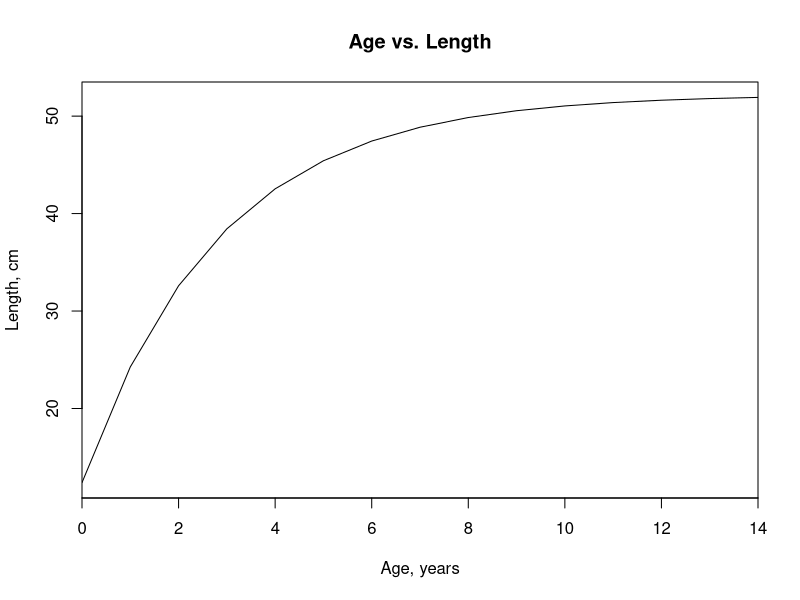
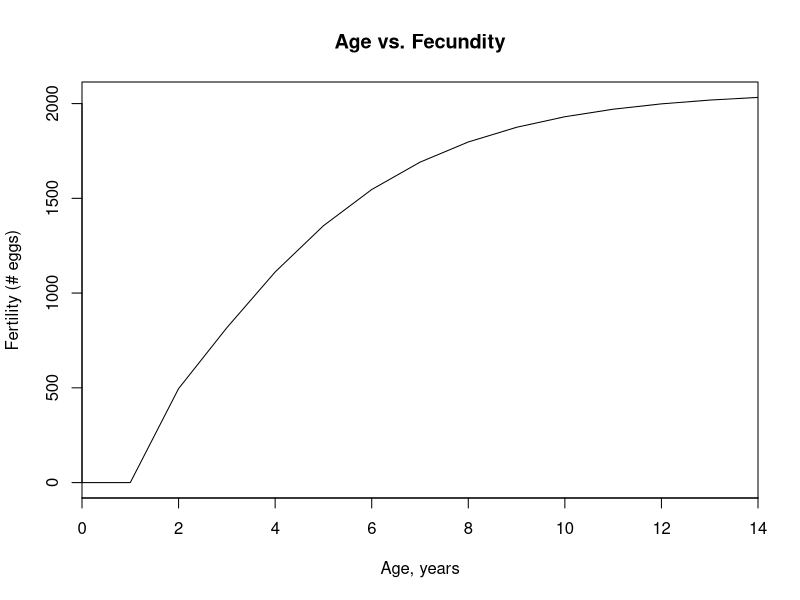
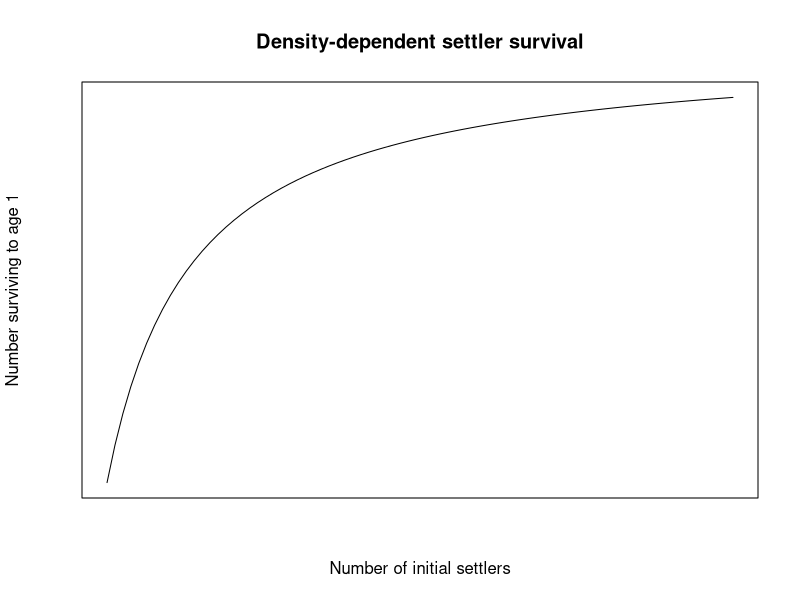
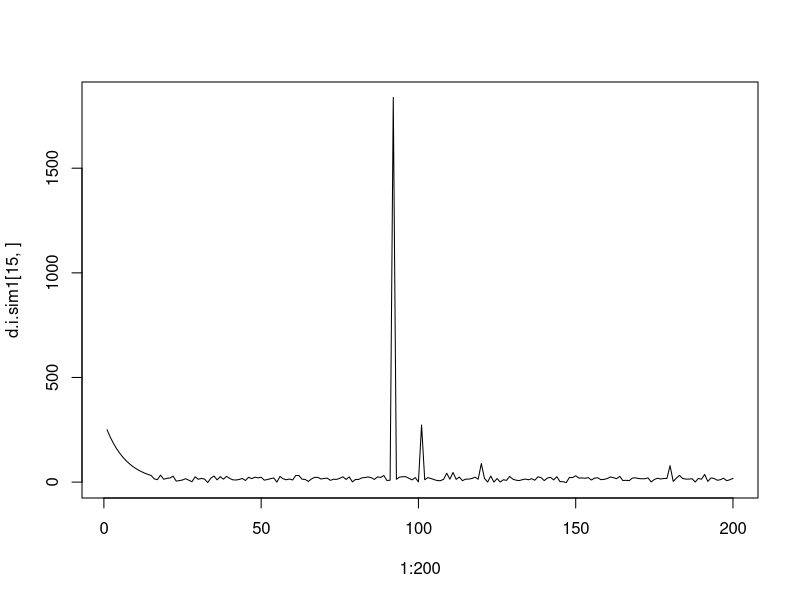

The R script that drew these images, in order:
## ---- chunk 1
max.age <- 14 # max age class (number of age classes will be this plus 1 (for age 0)
gamma <- 0.125 # proportion of settling larvae that survive the first year
ext <- 1000 # number of externally supplied larvae
e.vec <- c(1,rep(0,(max.age))) # allows addition of external larvae to the matrix
ret <- 0.5 # proportion of locally produced larvae that return (self-seeding proportion)
p.vec <- c(1,rep(0.863,max.age)) # survivorship vector (p.vec[i] is the survival from age i-2 to i-1)

## Rate of self-recruitment
a <- 0.001

## Von Bertalanffy parameters
Linf <- 52.2 #L infinity, asymptotic length
K <- 0.354 #growth rate
t0 <- -0.766 #theoretical age at zero length
vb <- c(Linf, K, t0) #concatenated 3 V-B growth params

## Fecundity/fertility/length relationship
repr.age <- 2 #age at first reproduction
f1 <- 0.0129
f2 <- 3.03

## Beverton-Holt parameter, for density-dependent model
B <- .0001 # (B-H beta parameter)

## ---- chunk 2
vb.growth <- function(age.vec,vb)  { 
  ## function that takes an age vector and a vector of V-B params, c(Linf, K, t0)
  ## returns a vector of lengths
  lengths <- sapply(age.vec, function(x) vb[1]*(1-exp(-vb[2]*(x-vb[3]))))
  return(lengths)
  }

## with our parameters:
l.vec <- vb.growth(age.vec=0:max.age,vb=vb) #vector of lengths (to be used later)
plot(0:max.age,l.vec,main="Age vs. Length",type='l',xlab='Age, years',ylab='Length, cm',
     xaxs='i')
## ---- chunk 3
fert <- function(age.vec, vb, repr.age, f1,f2) {
  ## function that builds on VB equation above, taking three more parameters to calculate fertility
  ## as a function of age.
  ## From Armsworth (2002) and Sadovy (1996)
  l.vec <- vb.growth(age.vec=age.vec,vb=vb)
  f <- sapply(l.vec, function(x) f1*x^f2)
  f[1:repr.age] <- 0
  return(f)
}

# with our parameters:
f.vec <- fert(age.vec=0:max.age,vb=vb,repr.age=repr.age,f1=f1,f2=f2)
plot(0:max.age,f.vec,main="Age vs. Fecundity",type='l',xlab='Age, years',ylab='Fertility (# eggs)',
     xaxs='i')
## ---- chunk 4
net.R <- function(f.vec,p.vec) {
  p.cum <- numeric()
  for (i in 1:(max.age+1)) { #cumulative survival (i.e. vector of prob. surviving age 0:x)
    p.cum[i] <- prod(p.vec[1:i])
  }
  R <- sum(f.vec*p.cum)
  return(R)
}
## ---- chunk 5
M.di <- function (a, gamma, f.vec, p.vec) {
  M=matrix(nrow=max.age+1,ncol=max.age+1)
  r1 <- f.vec*a*gamma #first row, allowing for a partially open population and settler mortality in year 1
  M[1,] <-r1
  for (i in 2:(max.age+1)) { #rows 2 to max age
    row <- numeric(max.age+1)
    row[i-1] <- p.vec[i]
    M[i,] <- row
  }
  return(M)
}
## ---- chunk 6
S.dd <- function(a,f.vec,n.vec,ext) {
  a*sum(f.vec*n.vec)+ext
}

G <- function(a,f.vec,n.vec,ext,gamma,B) { #utilizes the S(t) equation above
  s <- S.dd(a,f.vec,n.vec,ext)
  out <- (gamma*s)/(1+B*s)
  return(out)
}
## ---- chunk 7
n.vec.test <- seq(1,4000,by=50)
G.test <- sapply(n.vec.test,G,B=B,a=a,f.vec=f.vec,ext=ext,gamma=gamma)
plot(n.vec.test,G.test, type='l',xaxt='n',yaxt='n', main='Density-dependent settler survival',xlab='Number of initial settlers', ylab='Number surviving to age 1')
## ---- chunk 8
M.dd <- function (a, gamma, f.vec, p.vec,n.vec,ext, B) {
  M=matrix(nrow=max.age+1,ncol=max.age+1)
  ## Calls the G(S) function, which requires 3 new params: n.vec, ext, and B
  g <- G(a=a,f.vec=f.vec,n.vec=n.vec,ext=ext,gamma=gamma,B=B)
  r1 <- f.vec*a*g #first row, allowing for a partially open population and settler mortality in year 1
  M[1,] <-r1
  for (i in 2:(max.age+1)) { #rows 2 to max age
    row <- numeric(max.age+1)
    row[i-1] <- p.vec[i]
    M[i,] <- row
  }
  return(M)
}
## ---- chunk 9
d.i.sim1 <- matrix(nrow=(max.age+1), ncol=200)
d.i.simtot <- numeric()
Ninit <- rep(250,15)
d.i.sim1[,1] <- Ninit
d.i.simtot <- sum(Ninit)
for (i in 1:199) {
  a.rand <- rbeta(n=1,shape1=0.01,shape2=10)
  e.rand <- rnorm(1,mean=ext,sd=(0.5*ext)) #with somewhat stochastic external larval supply
  M <- M.di(a=a.rand, gamma=gamma, f.vec=f.vec, p.vec=p.vec)
  N.vec <- M%*%d.i.sim1[,i] + (gamma*e.rand*e.vec)
  d.i.sim1[,i+1] <- N.vec
  d.i.simtot[i+1] <- sum(N.vec)
  }
plot(1:200,d.i.sim1[15,],type='l')
